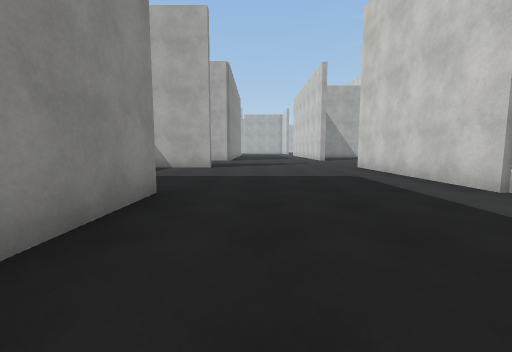
View 1 (above)

17 first-person views from a walk through a Unity game level. The camera is 1.2 m above the floor, tilts 6° down and sees 90° across. The floor is counted in squares, 2 m on a side. Each view is taken from the middle of a square. On the plan, view 1 faces up. The plan holds only what a view shows up to about 9 squares ahead; the rest is blank. The place goes on beyond the plan. The player is left out. Surface patterns are stand-ins for the level's own textures.

View 2
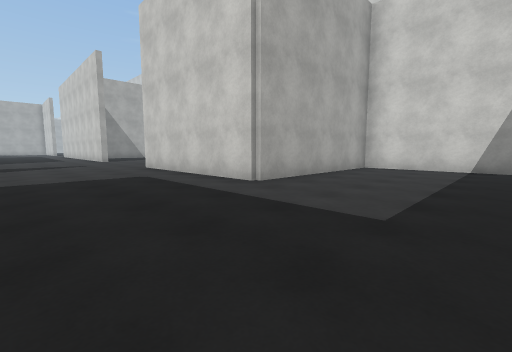

View 3
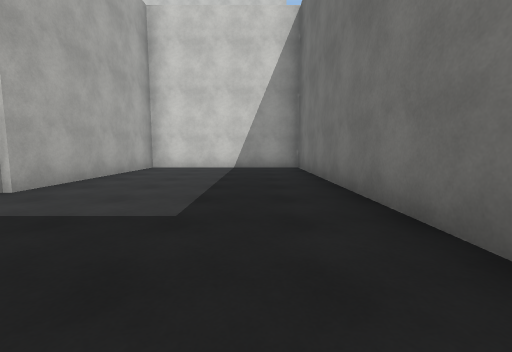

View 4
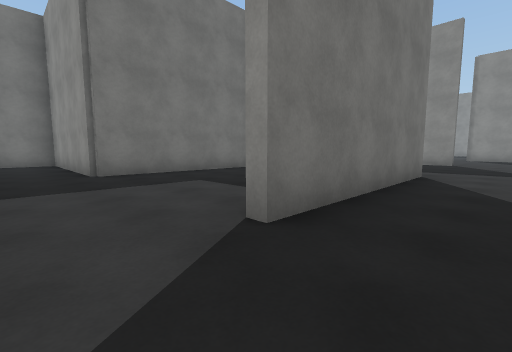

View 5
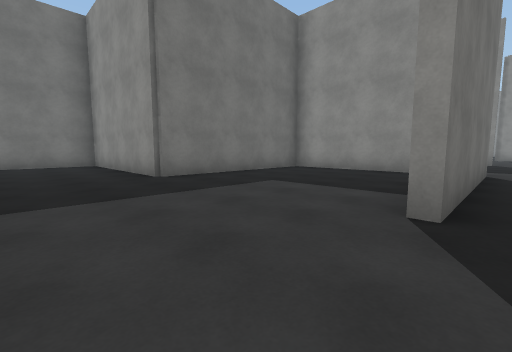

View 6
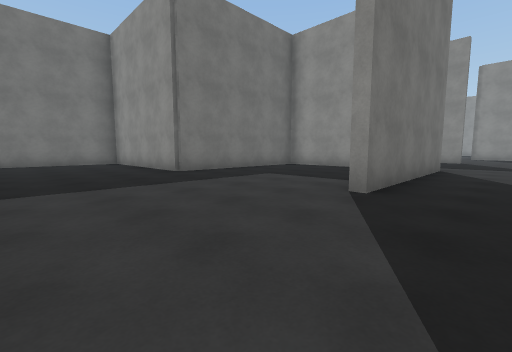

View 7
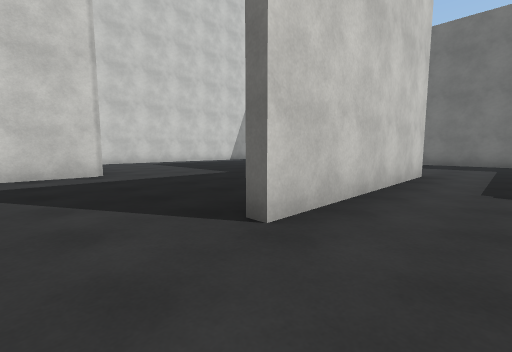

View 8
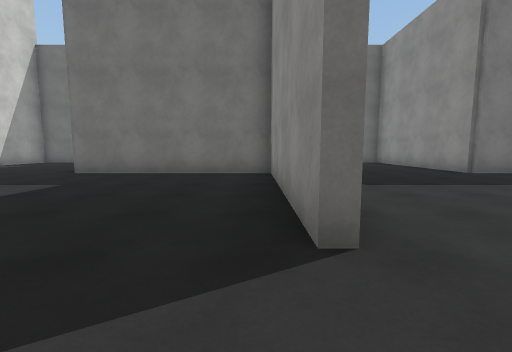

View 9
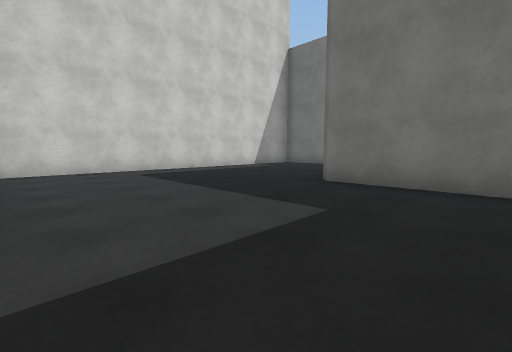

View 10
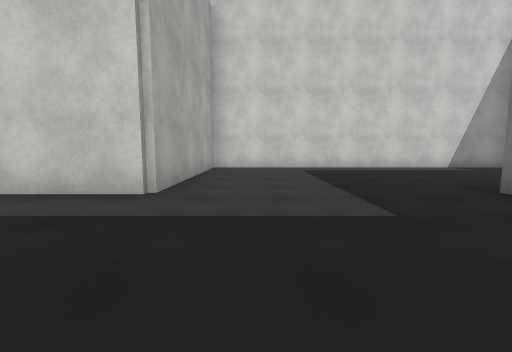

View 11
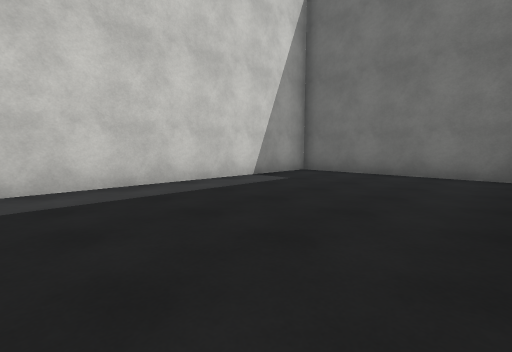

View 12
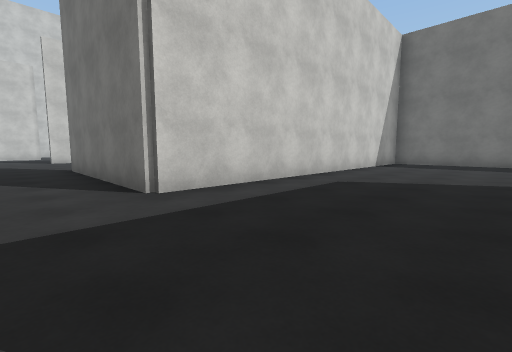

View 13
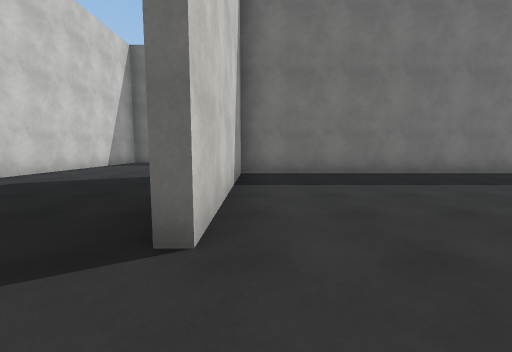

View 14
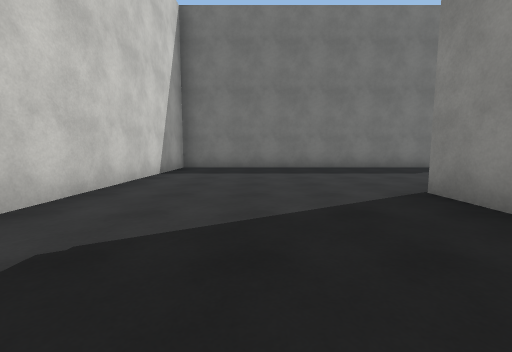

View 15
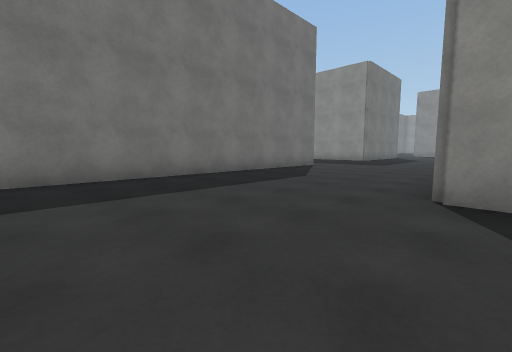

View 16
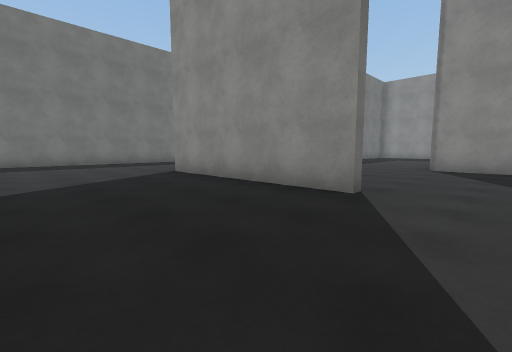

View 17
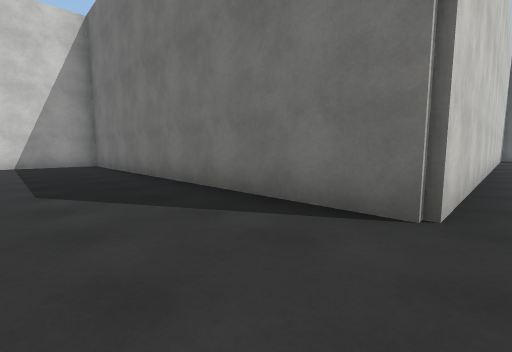

### Floor plan
Points are (right, up) in squares from view 1. A wall is a line through its corners. A room is listed if a view was taken in it or the views show most of it. See-through windows are left out.
Room 1 (views 1, 2, 3, 4, 5, 6, 7)
walls: (-1.5, 8.4) (-3.4, 8.4); (-6.4, 7.3) (-6.4, 3.6) (-1.4, 3.6) (-1.4, -1.4) (8.4, -1.4) (8.4, 3.4) (3.4, 3.4) (3.4, 8.5); (-6.6, 8.6) (-1.5, 8.6)
ways out: opening at (4, 9.5) to room 2; opening at (-6, 10) to room 3
Room 2 (views 8, 9, 10, 11)
walls: (3.6, 8.5) (3.6, 3.6) (8.6, 3.6); (8.9, -1.4) (13.4, -1.4) (13.4, 8.4) (8.4, 8.4) (8.4, 10.5)
ways out: opening at (4, 9.5) to room 1
Room 3 (views 12, 14, 15, 16, 17)
walls: (-11.4, 8.6) (-11.4, 3.4); (-16.6, -11.2) (-16.6, -1.4) (-6.6, -1.4) (-6.6, 8.6)
ways out: opening at (-6, 10) to room 1; opening at (-11, 9.5) to room 4
Room 4 (view 13)
walls: (-16.4, 10.1) (-16.4, 8.4); (-17.5, 3.6) (-11.6, 3.6) (-11.6, 8.5)
ways out: opening at (-11, 9.5) to room 3

Positions as (right, up) in squares from view 1, and headings:
1: (0, 0), facing up
2: (0, 0), facing up-right
3: (0, 0), facing right
4: (0, 10), facing down-left
5: (1, 9), facing down-left
6: (2, 10), facing down-left
7: (2, 10), facing down-right
8: (4, 10), facing down
9: (6, 8), facing down-right
10: (5, 7), facing right
11: (9, 5), facing down-right
12: (-10, 10), facing down-right
13: (-12, 10), facing down
14: (-9, 7), facing down
15: (-8, 4), facing down-left
16: (-8, 10), facing down-left
17: (-17, 1), facing down-right
